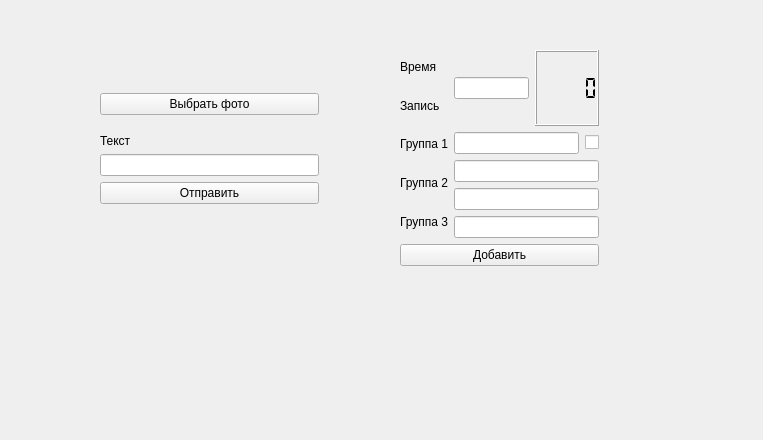
<?xml version="1.0" encoding="UTF-8"?>
<ui version="4.0">
 <class>Form</class>
 <widget class="QWidget" name="Form">
  <property name="geometry">
   <rect>
    <x>0</x>
    <y>0</y>
    <width>763</width>
    <height>440</height>
   </rect>
  </property>
  <property name="windowTitle">
   <string>Form</string>
  </property>
  <widget class="QWidget" name="postWidget" native="true">
   <property name="geometry">
    <rect>
     <x>100</x>
     <y>80</y>
     <width>219</width>
     <height>138</height>
    </rect>
   </property>
   <layout class="QVBoxLayout" name="verticalLayout_4">
    <item>
     <layout class="QHBoxLayout" name="browseLayout"/>
    </item>
    <item>
     <widget class="QPushButton" name="btn_browse">
      <property name="text">
       <string>Выбрать фото</string>
      </property>
     </widget>
    </item>
    <item>
     <layout class="QHBoxLayout" name="horizontalLayout">
      <item>
       <layout class="QVBoxLayout" name="verticalLayout">
        <item>
         <widget class="QLabel" name="label">
          <property name="text">
           <string>Текст</string>
          </property>
         </widget>
        </item>
        <item>
         <widget class="QLineEdit" name="linePost"/>
        </item>
        <item>
         <widget class="QPushButton" name="btn_sendPost">
          <property name="text">
           <string>Отправить</string>
          </property>
         </widget>
        </item>
       </layout>
      </item>
      <item>
       <layout class="QVBoxLayout" name="verticalLayout_3"/>
      </item>
     </layout>
    </item>
   </layout>
  </widget>
  <widget class="QWidget" name="repostWidget" native="true">
   <property name="geometry">
    <rect>
     <x>400</x>
     <y>50</y>
     <width>199</width>
     <height>216</height>
    </rect>
   </property>
   <layout class="QVBoxLayout" name="verticalLayout_6">
    <item>
     <layout class="QHBoxLayout" name="horizontalLayout_2">
      <item>
       <layout class="QVBoxLayout" name="verticalLayout_2">
        <item>
         <widget class="QLabel" name="label_2">
          <property name="text">
           <string>Время</string>
          </property>
         </widget>
        </item>
        <item>
         <widget class="QLabel" name="label_3">
          <property name="text">
           <string>Запись</string>
          </property>
         </widget>
        </item>
        <item>
         <widget class="QLabel" name="label_4">
          <property name="text">
           <string>Группа 1</string>
          </property>
         </widget>
        </item>
        <item>
         <widget class="QLabel" name="label_5">
          <property name="text">
           <string>Группа 2</string>
          </property>
         </widget>
        </item>
        <item>
         <widget class="QLabel" name="label_6">
          <property name="text">
           <string>Группа 3</string>
          </property>
         </widget>
        </item>
       </layout>
      </item>
      <item>
       <layout class="QVBoxLayout" name="verticalLayout_5">
        <item>
         <layout class="QHBoxLayout" name="horizontalLayout_4">
          <item>
           <widget class="QLineEdit" name="line_sleep_time"/>
          </item>
          <item>
           <widget class="QLCDNumber" name="lcd">
            <property name="numDigits">
             <number>5</number>
            </property>
            <property name="mode">
             <enum>QLCDNumber::Dec</enum>
            </property>
            <property name="segmentStyle">
             <enum>QLCDNumber::Flat</enum>
            </property>
           </widget>
          </item>
         </layout>
        </item>
        <item>
         <layout class="QHBoxLayout" name="horizontalLayout_3">
          <item>
           <widget class="QLineEdit" name="lineRepost"/>
          </item>
          <item>
           <widget class="QCheckBox" name="likeCheckBox">
            <property name="text">
             <string/>
            </property>
           </widget>
          </item>
         </layout>
        </item>
        <item>
         <widget class="QLineEdit" name="lineGroup1"/>
        </item>
        <item>
         <widget class="QLineEdit" name="lineGroup2"/>
        </item>
        <item>
         <widget class="QLineEdit" name="lineGroup3"/>
        </item>
       </layout>
      </item>
     </layout>
    </item>
    <item>
     <widget class="QPushButton" name="btn_addRepost">
      <property name="text">
       <string>Добавить</string>
      </property>
     </widget>
    </item>
   </layout>
  </widget>
 </widget>
 <resources/>
 <connections/>
</ui>
